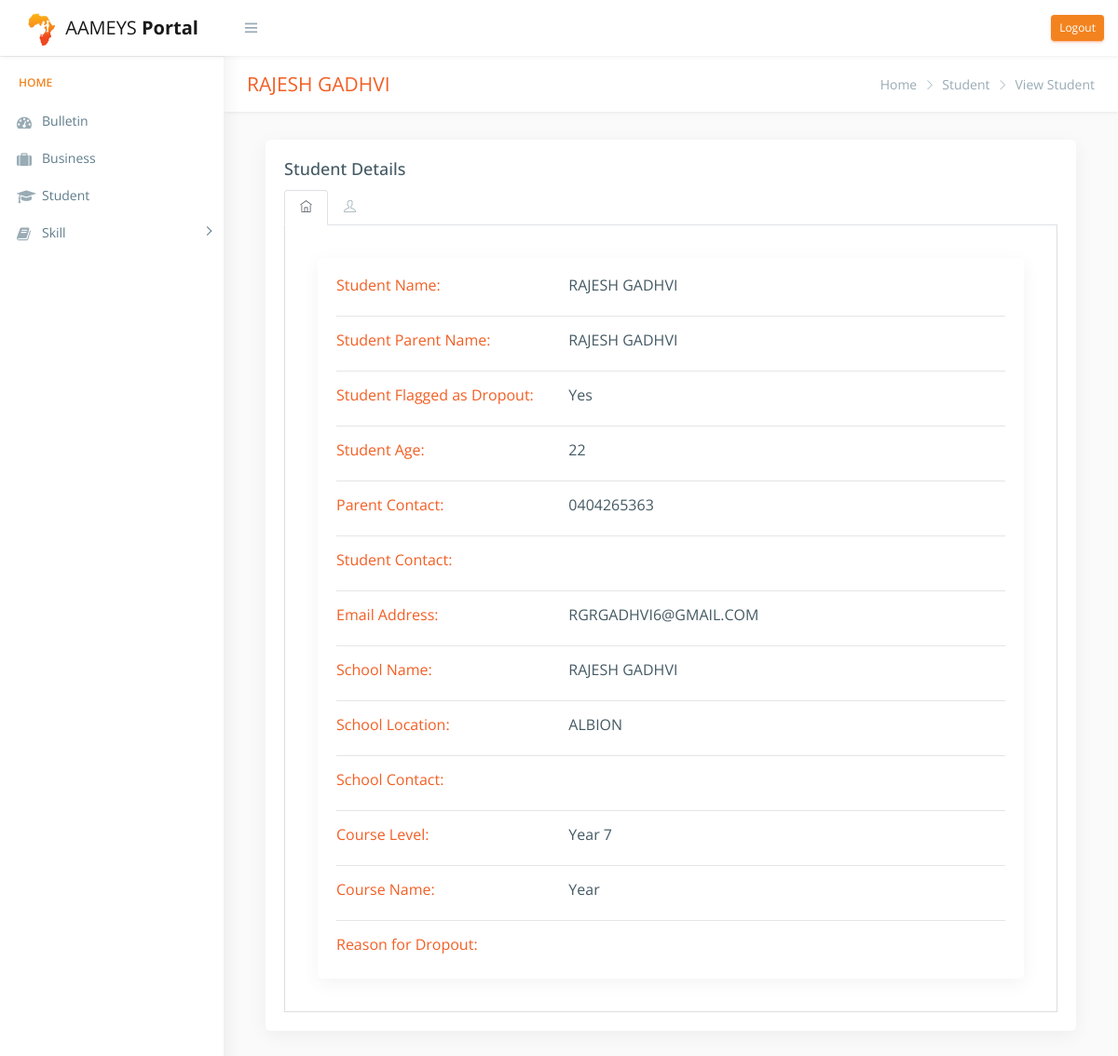
The page /viewstudent.php?id=1 (signed in) on the database as committed earlier.
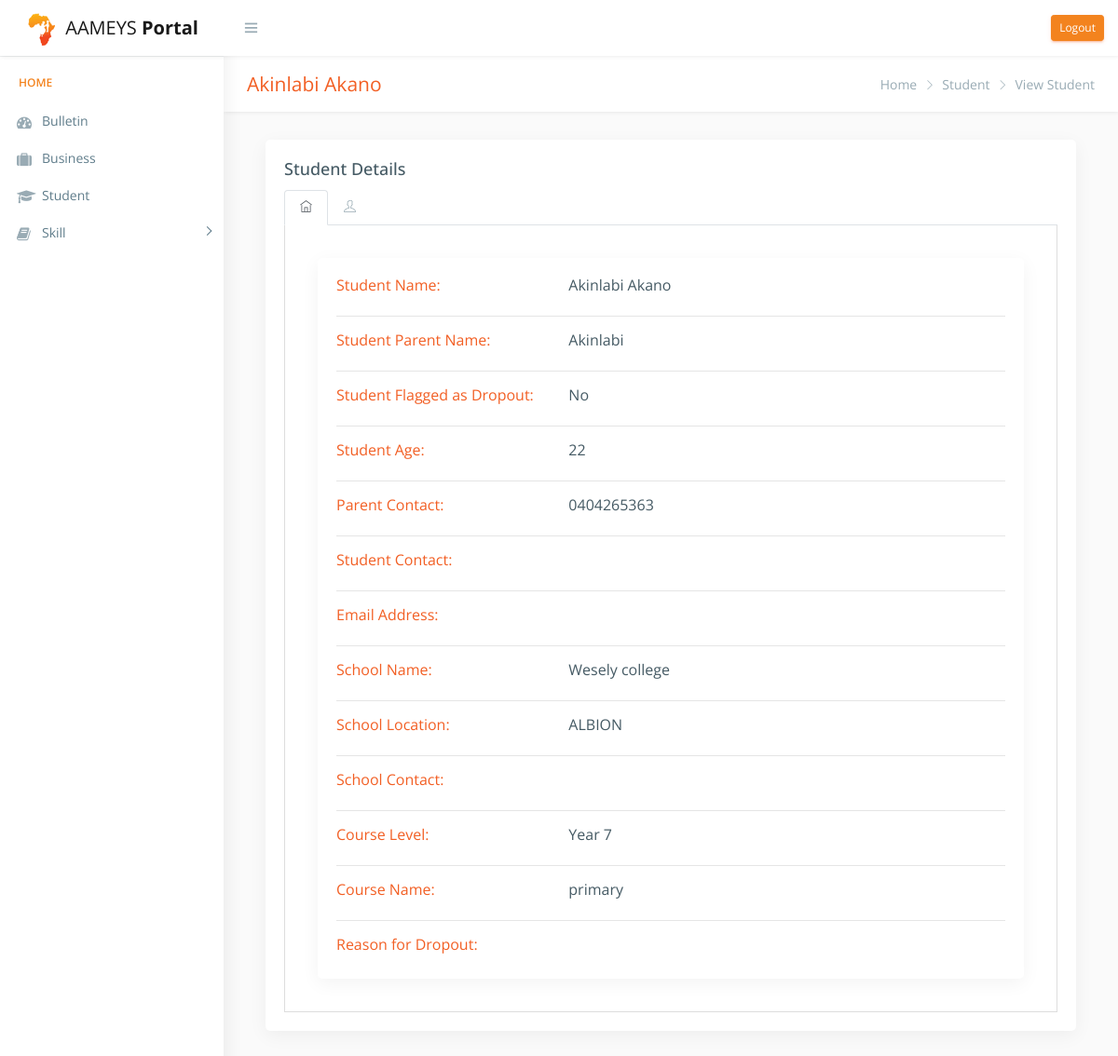
The same page on the database as committed later.
### tables this page shows
CREATE TABLE `student` (
  `stuId` int(200) NOT NULL,
  `UId` int(11) NOT NULL,
  `stuFirstName` varchar(100) NOT NULL,
  `stuLastName` varchar(100) NOT NULL,
  `parentName` varchar(100) NOT NULL,
  `email` varchar(100) DEFAULT NULL,
  `contact` varchar(100) NOT NULL,
  `stuContact` varchar(100) DEFAULT NULL,
  `age` varchar(100) NOT NULL,
  `schoolName` varchar(100) NOT NULL,
  `courseLevel` varchar(100) NOT NULL,
  `courseName` varchar(100) DEFAULT NULL,
  `schoolContact` varchar(100) DEFAULT NULL,
  `schoolLocation` varchar(400) DEFAULT NULL,
  `reasonOfDropout` varchar(500) DEFAULT NULL,
  `flagged` varchar(100) NOT NULL
);

### viewstudent.php (the view, shortened to what the changed rows need)
<!DOCTYPE html>
<html lang="en">
<?php
include "include/db_config.php";
$id = $_GET['id'];
$query = "SELECT * FROM student WHERE stuId = $id";
$result = mysqli_query($conn,$query);
$row = mysqli_fetch_assoc($result);
$fullName = $row['stuFirstName'] ." ". $row['stuLastName'];
?>
<head>
    <link href="css/lib/bootstrap/bootstrap.css" rel="stylesheet">
    <link href="css/helper.css" rel="stylesheet">
    <link href="css/style.css" rel="stylesheet">
</head>
<body class="fix-header fix-sidebar">
    <div id="main-wrapper">
        <div class="page-wrapper" style="min-height: 157px;">
            <div class="row page-titles">
                <div class="col-md-5 align-self-center">
                    <h3 class="text-primary"><?php echo $fullName?></h3> </div>
            </div>
            <div class="container-fluid">
                      <div class="col-md-12">
                              <div class="card">
                                  <div class="card-body">
                                      <div class="tab-content tabcontent-border">
                                          <div class="tab-pane active show" id="home8" role="tabpanel">
                                                <div class="p-20">
                                                            <div class="col-lg-12">
                                                                <div class="card">
                                                                    <div class="card-body">
                                                                      <div class="row">
                                                                        <div class="col-8"><h5><?php echo $fullName;?></h5></div>
                                                                      </div>
                                                                      <div class="row">
                                                                        <div class="col-8"><h5><?php echo $row['parentName'];?></h5></div>
                                                                      </div>
                                                                      <div class="row">
                                                                        <div class="col-8"><h5><?php echo $row['flagged'];?></h5></div>
                                                                      </div>
                                                                      <div class="row">
                                                                        <div class="col-8"><h5><?php echo $row['age'];?></h5></div>
                                                                      </div>
                                                                      <div class="row">
                                                                        <div class="col-8"><h5><?php echo $row['contact'];?></h5></div>
                                                                      </div>
                                                                      <div class="row">
                                                                        <div class="col-8"><h5><?php echo $row['email'];?></h5></div>
                                                                      </div>
                                                                      <div class="row">
                                                                        <div class="col-8"><h5><?php echo $row['schoolName'];?></h5></div>
                                                                      </div>
                                                                      <div class="row">
                                                                        <div class="col-8"><h5><?php echo $row['schoolLocation'];?></h5></div>
                                                                      </div>
                                                                      <div class="row">
                                                                        <div class="col-8"><h5><?php echo $row['courseLevel'];?></h5></div>
                                                                      </div>
                                                                      <div class="row">
                                                                        <div class="col-8"><h5><?php echo $row['courseName'];?></h5></div>
                                                                      </div>
                                                                    </div>
                                                                </div>
                                                              </div>
                                                </div>
                                          </div>
                                      </div>
                                  </div>
                              </div>
                          </div>
          </div>
        </div>
    </div>
</body>
</html>

Rows that differ between the two databases and show on the page:
changed student "ALBION": fullName "RAJESH GADHVI" → "Akinlabi Akano"; parentName "RAJESH GADHVI" → "Akinlabi"; flagged "Yes" → "No"; schoolName "RAJESH GADHVI" → "Wesely college"; courseName "Year" → "primary"; email "RGRGADHVI6@GMAIL.COM" → (not shown)
